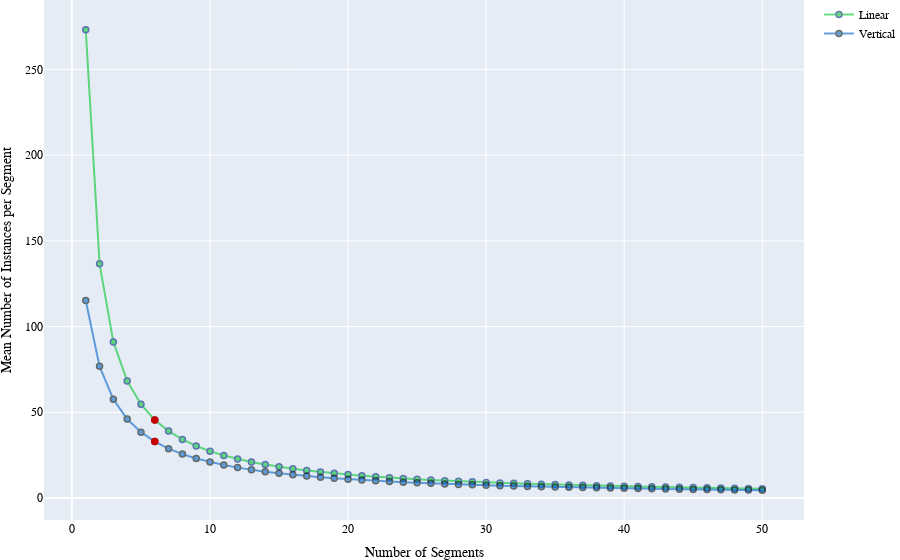

Here is the notebook cell this chart was saved with:
### Code cell
## plot combined results

fig = go.Figure()
fig.add_trace(go.Scatter(x=combined_segment_means_df['Segments'], y=combined_segment_means_df['Mean Trichords'],mode='lines+markers',name='Linear', marker_color='rgb(3,199,45)', marker_line_color='rgb(3,35,134)', marker_line_width=1.5, opacity=0.6))
fig.add_trace(go.Scatter(x=combined_segment_means_df['Segments'], y=combined_segment_means_df['Mean Verticalities'],mode='lines+markers',name='Vertical', marker_color='rgb(3,100,200)', marker_line_color='rgb(9,19,6)', marker_line_width=1.5, opacity=0.6))

fig.add_trace(go.Scatter(x=[6], y=[combined_segment_means_df['Mean Trichords'][5]],mode='markers', marker_color='rgb(200,0,0)', marker_line_color='rgb(200,0,0)', marker_line_width=1.5, showlegend=False))
fig.add_trace(go.Scatter(x=[6], y=[combined_segment_means_df['Mean Verticalities'][5]],mode='markers', marker_color='rgb(200,0,0)', marker_line_color='rgb(200,0,0)', marker_line_width=1.5, showlegend=False))

fig.update_layout(xaxis=(dict(title={'text': 'Number of Segments'})))
fig.update_layout(yaxis=(dict(title={'text': 'Mean Number of Instances per Segment'})))
fig.update_layout(font=dict(family="Baskerville, monospace", size=12, color='rgb(0,0,0)'))
fig.update_layout(margin={'l': 0, 'r': 0, 't': 0, 'b': 0})
img_bytes = fig.to_image(format="png", width=800, height=400, scale=1)
fig.show()
Image(img_bytes)

### Figure 1 — Plotly figure (JSON) as saved in the notebook; plotly's stock layout.template omitted (floating-point values rounded to 4 significant figures)
{"data": [{"marker": {"color": "rgb(3,199,45)", "line": {"color": "rgb(3,35,134)", "width": 1.5}}, "mode": "lines+markers", "name": "Linear", "opacity": 0.6, "type": "scatter", "x": [1, 2, 3, 4, 5, 6, 7, 8, 9, 10, 11, 12, 13, 14, 15, 16, 17, 18, 19, 20, 21, 22, 23, 24, 25, 26, 27, 28, 29, 30, 31, 32, 33, 34, 35, 36, 37, 38, 39, 40, 41, 42, 43, 44, 45, 46, 47, 48, 49, 50], "y": [273.1, 136.6, 91.05, 68.28, 54.63, 45.53, 39.02, 34.14, 30.35, 27.32, 24.83, 22.76, 21.01, 19.51, 18.21, 17.07, 16.07, 15.18, 14.38, 13.66, 13.01, 12.42, 11.88, 11.38, 10.93, 10.51, 10.12, 9.755, 9.418, 9.104, 8.811, 8.535, 8.277, 8.033, 7.805, 7.588, 7.382, 7.188, 7.003, 6.829, 6.662, 6.504, 6.353, 6.208, 6.07, 5.938, 5.812, 5.691, 5.575, 5.463]}, {"marker": {"color": "rgb(3,100,200)", "line": {"color": "rgb(9,19,6)", "width": 1.5}}, "mode": "lines+markers", "name": "Vertical", "opacity": 0.6, "type": "scatter", "x": [1, 2, 3, 4, 5, 6, 7, 8, 9, 10, 11, 12, 13, 14, 15, 16, 17, 18, 19, 20, 21, 22, 23, 24, 25, 26, 27, 28, 29, 30, 31, 32, 33, 34, 35, 36, 37, 38, 39, 40, 41, 42, 43, 44, 45, 46, 47, 48, 49, 50], "y": [115.2, 76.79, 57.59, 46.07, 38.39, 32.91, 28.79, 25.6, 23.04, 20.94, 19.2, 17.72, 16.45, 15.36, 14.4, 13.55, 12.8, 12.12, 11.52, 10.97, 10.47, 10.02, 9.598, 9.214, 8.86, 8.532, 8.227, 7.943, 7.679, 7.431, 7.199, 6.98, 6.775, 6.582, 6.399, 6.226, 6.062, 5.907, 5.759, 5.618, 5.485, 5.357, 5.235, 5.119, 5.008, 4.901, 4.799, 4.701, 4.607, 4.517]}, {"marker": {"color": "rgb(200,0,0)", "line": {"color": "rgb(200,0,0)", "width": 1.5}}, "mode": "markers", "showlegend": false, "type": "scatter", "x": [6], "y": [45.53]}, {"marker": {"color": "rgb(200,0,0)", "line": {"color": "rgb(200,0,0)", "width": 1.5}}, "mode": "markers", "showlegend": false, "type": "scatter", "x": [6], "y": [32.91]}], "layout": {"font": {"color": "rgb(0,0,0)", "family": "Baskerville, monospace", "size": 12}, "margin": {"b": 0, "l": 0, "r": 0, "t": 0}, "xaxis": {"title": {"text": "Number of Segments"}}, "yaxis": {"title": {"text": "Mean Number of Instances per Segment"}}}}
